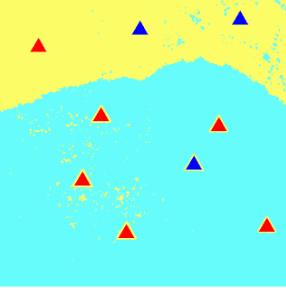
#> input picture photos/ref.png, 286 x 288 px, found by its file name
$ python gpt.py
#> lines starting #> are read from the running program, lines starting #| are printed output that depends on the picture; after the words box and inside, x2 and y2 are one past the last pixel; in counts of white or black regions, pixels touching at a corner belong together
import cv2
import numpy as np

# Load the image
image = cv2.imread('photos/ref.png')
#> image is the input picture: shape (288, 286, 3); mean B, G, R 206.9, 248.9, 146.6

# Define color ranges for the blue region
blue_lower = np.array([80, 100, 100])
blue_upper = np.array([100, 255, 255])

# Create a mask for the blue region
blue_mask = cv2.inRange(image, blue_lower, blue_upper)
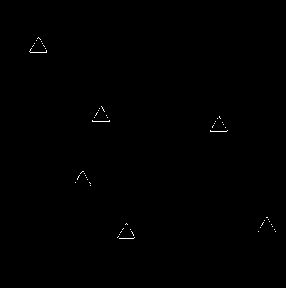
#> blue_mask: shape (288, 286); 0.2% white in thin lines or dots, all inside (x1, y1, x2, y2) = (29, 37, 276, 239)
cv2.imshow('mask', blue_mask)

# Apply morphological operations to clean up the mask
kernel = np.ones((5, 5), np.uint8)
blue_mask = cv2.morphologyEx(blue_mask, cv2.MORPH_CLOSE, kernel)

# Create an image with only the blue region and its components
blue_region = cv2.bitwise_and(image, image, mask=blue_mask)

# Show the image with only the blue region
cv2.imshow('Blue Region Image', blue_region)
cv2.waitKey(0)
cv2.destroyAllWindows()
